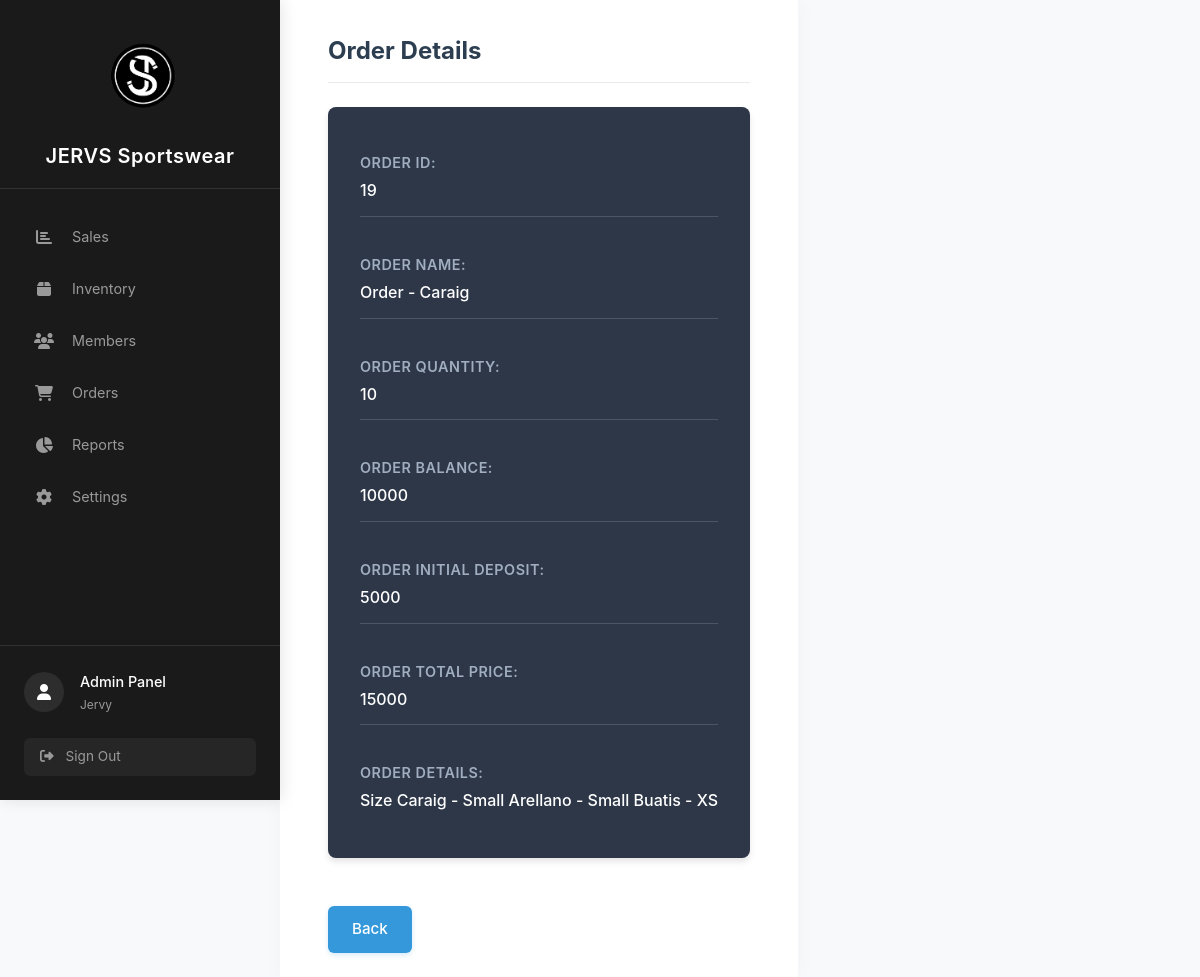
Screenshot of /Controller/Order-Management/view-details.php?id=19 (signed in) with the database file from the repository.
### tables this page shows
CREATE TABLE `orders_tbl` (
  `id` int(11) NOT NULL,
  `item_name` varchar(100) DEFAULT NULL,
  `qty` int(11) NOT NULL,
  `deposit` int(11) NOT NULL,
  `total_price` int(11) NOT NULL,
  `order_details` text NOT NULL,
  `current_phase` enum('start','printing','heatpress','sewing','ready') DEFAULT NULL,
  `last_updated` timestamp NOT NULL DEFAULT current_timestamp() ON UPDATE current_timestamp()
);

### Controller/Order-Management/view-details.php (the view, shortened to what this page needs)
<?php
    include('../../config/database.php');
    include('../../View/parts/sidebar.php');
    if(isset($_GET['id'])){
        $id = $_GET['id'];
        $stmt = $conn->prepare('SELECT * FROM orders_tbl WHERE id = ?');
        $stmt->bind_param('i', $id);
        $stmt->execute();
        $result = $stmt->get_result();
        $order = $result->fetch_assoc();
    }else{
        echo '<script> alert("No order ID provided");</script>';
        exit;
    }
?>
<!DOCTYPE html>
<html lang="en">
<head>
    <link rel="stylesheet" href="../../View/assets/stylesheet/sidebar.css" />
    <link rel="stylesheet" href="../../View/assets/stylesheet/add-order.css" />
    <link rel="stylesheet" href="../../View/assets/stylesheet/order-management-css/view-details.css">
</head>
<body>
<div class="container">
    <main class="main-content">
        <h1>Order Details</h1>
        <?php if($order): ?>
            <div class="order-details">
                <p><strong>Order ID:</strong> <span><?= htmlspecialchars($order['id']) ?></span></p>
                <p><strong>Order Name:</strong> <span><?= htmlspecialchars($order['item_name']) ?></span></p>
                <p><strong>Order Quantity:</strong> <span><?= htmlspecialchars($order['qty']) ?></span></p>
                <?php $balance = $order['total_price'] - $order['deposit'] ?>
                <p><strong>Order Balance:</strong> <span><?= htmlspecialchars($balance) ?></span></p>
                <p><strong>Order Initial Deposit:</strong> <span><?= htmlspecialchars($order['deposit']) ?></span></p>
                <p><strong>Order Total Price:</strong> <span><?= htmlspecialchars($order['total_price']) ?></span></p>
                <p><strong>Order Details:</strong> <span><?= htmlspecialchars($order['order_details']) ?></span></p>
            </div>
            <button type="button" onclick="window.location.href='../../View/pages/add-order.php'">Back</button>
        <?php endif ?>
    </main>
</div>
</body>
</html>

### View/parts/sidebar.php (shortened to what this page needs)
<?php
$current_page = basename($_SERVER['PHP_SELF']);
?>
<!DOCTYPE html>
<html lang="en">
<head>
    <link rel="stylesheet" href="../assets/stylesheet/sidebar.css">
    <link rel="stylesheet" href="https://cdnjs.cloudflare.com/ajax/libs/font-awesome/6.5.0/css/all.min.css">
    <link rel="stylesheet" href="../assets/stylesheet/globals.css">
</head>
<body>
    <div class="sidebar">
        <div class="brand">
            <div class="logo">
                <img src="../assets/img/logo-1.png" alt="JERVS Logo">
            </div>
            <h2 class="brand-name">JERVS Sportswear</h2>
        </div>
        <nav class="nav-menu">
            <ul class="nav-list">
                <li class="nav-item">
                    <a href="../pages/dashboard.php" class="nav-link <?= ($current_page == 'dashboard.php') ? 'active' : '' ?>">
                        <i class="fas fa-chart-bar nav-icon"></i>
                        <span class="nav-text">Sales</span>
                    </a>
                </li>
                <li class="nav-item">
                    <a href="../pages/add-inventory.php" class="nav-link <?= ($current_page == 'add-inventory.php') ? 'active' : '' ?>">
                        <i class="fas fa-box nav-icon"></i>
                        <span class="nav-text">Inventory</span>
                    </a>
                </li>
                <li class="nav-item">
                    <a href="../pages/add-member-panel.php" class="nav-link <?= ($current_page == 'add-member-panel.php') ? 'active' : '' ?>">
                        <i class="fas fa-users nav-icon"></i>
                        <span class="nav-text">Members</span>
                    </a>
                </li>
                <li class="nav-item">
                    <a href="../pages/add-order.php" class="nav-link <?= ($current_page == 'add-order.php') ? 'active' : '' ?>">
                        <i class="fas fa-shopping-cart nav-icon"></i>
                        <span class="nav-text">Orders</span>
                    </a>
                </li>
                <li class="nav-item">
                    <a href="../pages/reports.php" class="nav-link <?= ($current_page == 'reports.php') ? 'active' : '' ?>">
                        <i class="fas fa-chart-pie nav-icon"></i>
                        <span class="nav-text">Reports</span>
                    </a>
                </li>
                <li class="nav-item">
                    <a href="../pages/settings.php" class="nav-link <?= ($current_page == 'settings.php') ? 'active' : '' ?>">
                        <i class="fas fa-cog nav-icon"></i>
                        <span class="nav-text">Settings</span>
                    </a>
                </li>
            </ul>
        </nav>
        <div class="user-profile">
            <div class="profile-content">
                <div class="avatar">
                    <i class="fas fa-user"></i>
                </div>
                <div class="profile-info">
                    <h3 class="profile-name">Admin Panel</h3>
                    <p class="profile-role">Jervy</p>
                </div>
            </div>
            <a href="../../Controller/logout.php" class="logout-btn">
                <i class="fas fa-sign-out-alt"></i>
                <span>Sign Out</span>
            </a>
        </div>
    </div>
</body>
</html>

### View/assets/stylesheet/sidebar.css (style rules this page uses)
:root { --primary-black: #1a1a1a; --secondary-black: #2d2d2d; --tertiary-black: #3d3d3d; --primary-white: #ffffff; --secondary-white: #f8f8f8; --tertiary-white: #eaeaea; --accent-color: #555555; --text-dark: #333333; --text-light: #666666; --text-lighter: #999999; --sidebar-width: 280px; --transition-speed: 0.3s; }
* { margin: 0; padding: 0; box-sizing: border-box; }
body { font-family: 'Inter', sans-serif; background-color: var(--secondary-white); color: var(--text-dark); display: flex; min-height: 100vh; margin: 0; padding: 0; line-height: 1.6; }
.sidebar { width: var(--sidebar-width); background-color: var(--primary-black); color: var(--primary-white); height: 100vh; position: fixed; display: flex; left: 0; top: 0; flex-direction: column; transition: all var(--transition-speed) ease; z-index: 1000; box-shadow: 2px 0 15px rgba(0, 0, 0, 0.1); transform: translateX(0); transition: transform 0.3s ease; }
.brand { padding: 1.5rem 1.5rem 1rem; border-bottom: 1px solid rgba(255, 255, 255, 0.1); margin-bottom: 1rem; }
.logo { width: 100px; height: 100px; margin: 0 auto 1rem; display: flex; justify-content: center; align-items: center; }
.logo img { width: 190%; height: 190%; object-fit: contain; display: block; margin: 0 auto; }
.brand-name { font-size: 1.25rem; font-weight: 600; text-align: center; color: var(--primary-white); letter-spacing: 0.5px; }
.nav-menu { flex: 1; padding: 0 1rem; overflow-y: auto; }
.nav-list { list-style: none; padding: 0.5rem 0; }
.nav-item { margin-bottom: 0.25rem; position: relative; }
.nav-link { display: flex; align-items: center; padding: 0.75rem 1rem; color: var(--text-lighter); text-decoration: none; border-radius: 6px; transition: all var(--transition-speed) ease; }
.nav-icon { width: 24px; height: 24px; display: flex; align-items: center; justify-content: center; margin-right: 1rem; font-size: 1rem; }
.nav-text { font-size: 0.9rem; font-weight: 400; }
.user-profile { padding: 1.5rem; border-top: 1px solid rgba(255, 255, 255, 0.1); margin-top: auto; }
.profile-content { display: flex; align-items: center; margin-bottom: 1.5rem; }
.avatar { width: 40px; height: 40px; border-radius: 50%; background-color: var(--secondary-black); display: flex; align-items: center; justify-content: center; margin-right: 1rem; color: var(--primary-white); font-size: 1rem; }
.profile-info { flex: 1; }
.profile-name { font-size: 0.9rem; font-weight: 500; margin-bottom: 0.15rem; color: var(--primary-white); }
.profile-role { font-size: 0.75rem; color: var(--text-lighter); }
.logout-btn { display: flex; align-items: center; padding: 0.5rem 1rem; color: var(--text-lighter); text-decoration: none; border-radius: 6px; transition: all var(--transition-speed) ease; font-size: 0.85rem; background-color: rgba(255, 255, 255, 0.05); }
.logout-btn i { margin-right: 0.75rem; }
.main-content { flex: 1; margin-left: var(--sidebar-width); padding: 2rem; min-height: 100vh; }

### View/assets/stylesheet/globals.css (style rules this page uses)
* { -webkit-font-smoothing: antialiased; box-sizing: border-box; font-family: -apple-system, BlinkMacSystemFont, 'Segoe UI', Roboto, Oxygen, Ubuntu, Cantarell, 'Open Sans', 'Helvetica Neue', sans-serif; }
html, body, div, span, h1, h2, h3, h4, h5, h6, p, a, img, ul, li, form, label { margin: 0; padding: 0; border: 0; font-size: 100%; vertical-align: baseline; }
html, body { width: 100%; height: 100%; overflow-x: hidden; line-height: 1; }
html { font-size: 16px; }
a { text-decoration: none; color: inherit; }
input, button, textarea, select { font: inherit; margin: 0; }
button { cursor: pointer; background: none; border: none; }
img { max-width: 100%; height: auto; display: block; }

### View/assets/stylesheet/add-order.css (style rules this page uses)
body { font-family: 'Inter', sans-serif; background-color: #f8f9fa; color: #333; line-height: 1.6; margin: 0; padding: 0; }
.container { display: flex; min-height: 100vh; }
.main-content { flex: 1; padding: 2rem 3rem; background-color: #fff; box-shadow: 0 0 20px rgba(0, 0, 0, 0.03); }
button { display: inline-flex; align-items: center; justify-content: center; padding: 0.75rem 1.5rem; font-size: 0.95rem; font-weight: 500; line-height: 1.5; text-align: center; white-space: nowrap; vertical-align: middle; cursor: pointer; user-select: none; border: 1px solid transparent; border-radius: 6px; transition: all 0.2s ease-in-out; margin-right: 1rem; margin-bottom: 1.5rem; }

### rows the page displays
orders_tbl: id "19", item_name "Order - Caraig", qty "10", balance "10000", deposit "5000", total_price "15000", order_details "Size Caraig - Small Arellano - Small Buatis - XS"
